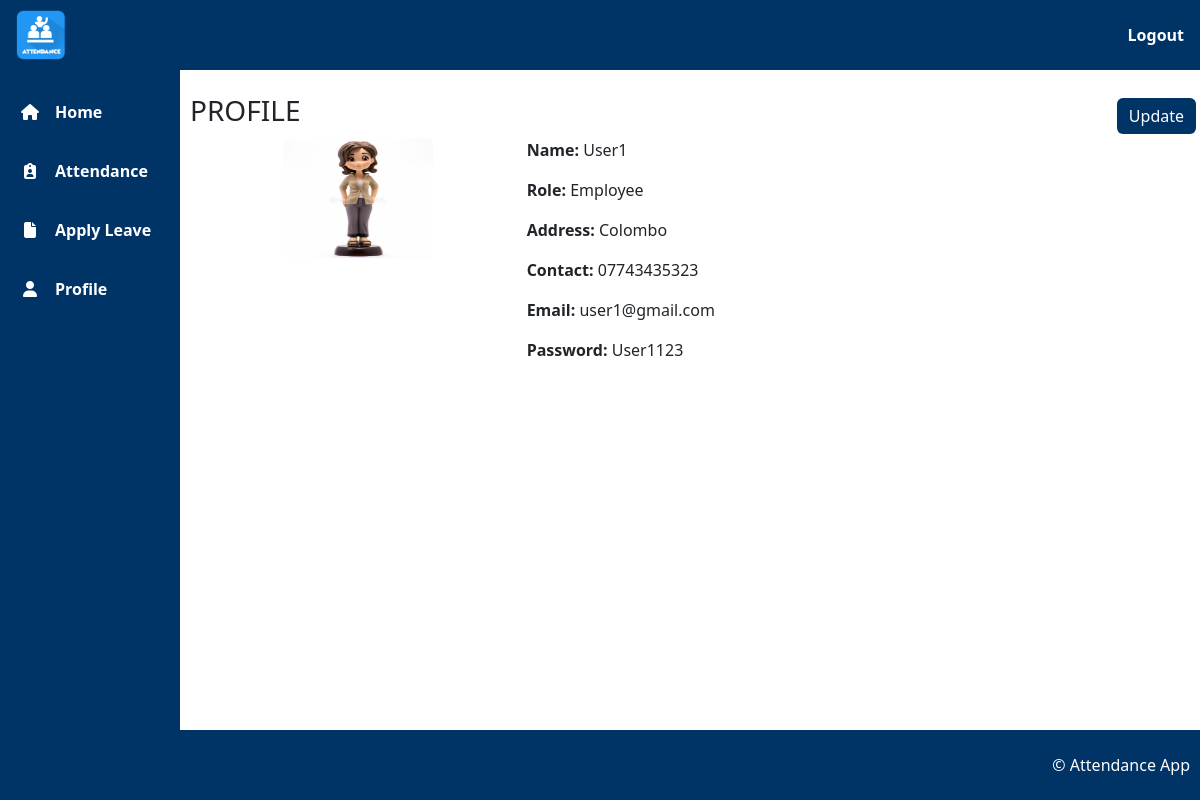
/employee/profile.php (signed in), run on the app's committed database.
### tables this page shows
CREATE TABLE `users` (
  `user_id` int(10) NOT NULL,
  `user_name` varchar(50) NOT NULL,
  `user_image` text NOT NULL,
  `user_address` text NOT NULL,
  `user_contact` varchar(12) NOT NULL,
  `user_email` varchar(50) NOT NULL,
  `user_password` varchar(50) NOT NULL,
  `user_role` varchar(50) NOT NULL
);

### employee/profile.php (the view, shortened to what this page needs)
<?php
    include '../includes/user_head.php';
    include '../includes/user_navbar.php';
    include '../includes/user_sidebar.php';
?>
<main>
  <section>
    <?php
    if (isset($_SESSION['user_id'])) {
      $user_id = $_SESSION['user_id'];
      $query = "SELECT * FROM users WHERE user_id = '$user_id'";
      $query_conn = mysqli_query($connection, $query);
      while ($result = mysqli_fetch_assoc($query_conn)) {
        $user_name = $result['user_name'];
        $user_image = $result['user_image'];
        $user_email = $result['user_email'];
        $user_password = $result['user_password'];
        $user_address = $result['user_address'];
        $user_contact = $result['user_contact'];
        $user_role = $result['user_role'];
      }
    }
    ?>
    <div>
      <div class="d-flex justify-content-between">
        <h3 class="text-uppercase">Profile</h3>
        <a onclick="savePageHistory()" href="edit_user.php?edit=<?php echo $user_id; ?>" class='btn btn-custom m-1'>Update</a>
      </div>
      <div>
        <div class='row g-0'>
          <div class='col-4 text-center'>
            <img class="rounded" src='../images/<?php echo $user_image; ?>' width="150" height="120" />
          </div>
          <div class='col-8'>
            <p><b>Name:</b>
              <?php echo $user_name; ?>
            </p>
            <p><b>Role:</b>
              <?php echo $user_role; ?>
            </p>
            <p><b>Address:</b>
              <?php echo $user_address; ?>
            </p>
            <p><b>Contact:</b>
              <?php echo $user_contact; ?>
            </p>
            <p><b>Email:</b>
              <?php echo $user_email; ?>
            </p>
            <p><b>Password:</b>
              <?php echo $user_password; ?>
            </p>
          </div>
        </div>
      </div>
    </div>
  </section>
</main>
 <?php
include '../includes/user_footer.php';
?>

### css/employee_style.css (style rules this page uses)
a { text-decoration: none; }
main { margin-top: 70px; margin-left: 190px; padding-bottom: 60px; }
.btn-custom { background-color: #003366; color: #fff; border: none; }

### data on the page
users: user_image (picture), user_name "User1", user_role "Employee", user_address "Colombo", user_contact "07743435323", user_email "user1@gmail.com", user_password "User1123"
